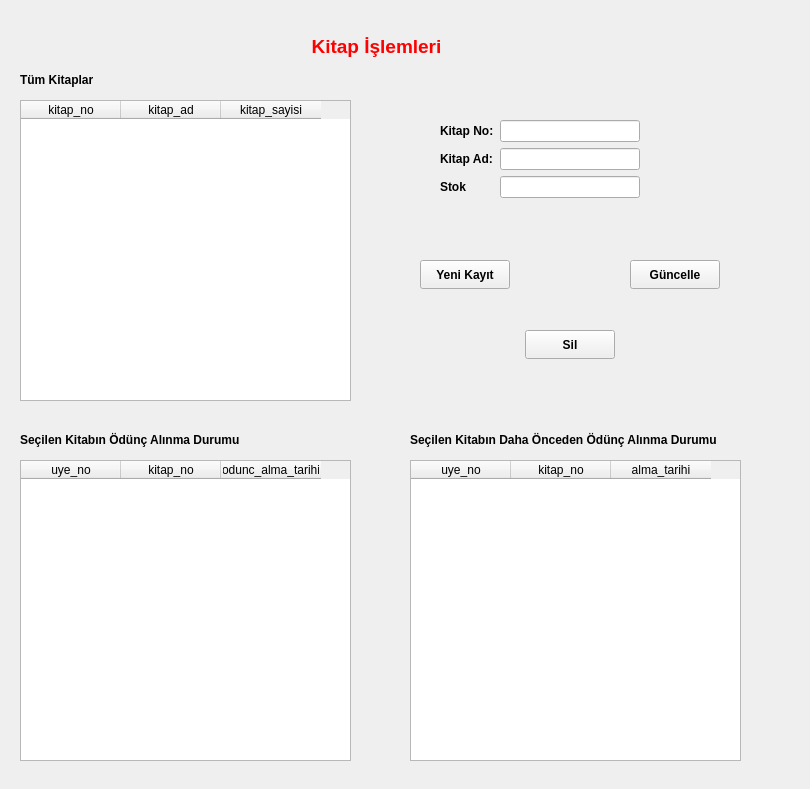
<?xml version="1.0" encoding="UTF-8"?>
<ui version="4.0">
 <class>KitapIslemleri</class>
 <widget class="QWidget" name="KitapIslemleri">
  <property name="geometry">
   <rect>
    <x>0</x>
    <y>0</y>
    <width>810</width>
    <height>789</height>
   </rect>
  </property>
  <property name="windowTitle">
   <string>Form</string>
  </property>
  <widget class="QTableWidget" name="tblTumKitaplar">
   <property name="geometry">
    <rect>
     <x>20</x>
     <y>100</y>
     <width>331</width>
     <height>301</height>
    </rect>
   </property>
   <column>
    <property name="text">
     <string>kitap_no</string>
    </property>
   </column>
   <column>
    <property name="text">
     <string>kitap_ad</string>
    </property>
   </column>
   <column>
    <property name="text">
     <string>kitap_sayisi</string>
    </property>
   </column>
  </widget>
  <widget class="QPushButton" name="btnYeniKayt">
   <property name="geometry">
    <rect>
     <x>420</x>
     <y>260</y>
     <width>90</width>
     <height>29</height>
    </rect>
   </property>
   <property name="font">
    <font>
     <bold>true</bold>
    </font>
   </property>
   <property name="text">
    <string>Yeni Kayıt</string>
   </property>
  </widget>
  <widget class="QPushButton" name="btnGncelle">
   <property name="geometry">
    <rect>
     <x>630</x>
     <y>260</y>
     <width>90</width>
     <height>29</height>
    </rect>
   </property>
   <property name="font">
    <font>
     <bold>true</bold>
    </font>
   </property>
   <property name="text">
    <string>Güncelle</string>
   </property>
  </widget>
  <widget class="QPushButton" name="btnSil">
   <property name="geometry">
    <rect>
     <x>525</x>
     <y>330</y>
     <width>90</width>
     <height>29</height>
    </rect>
   </property>
   <property name="font">
    <font>
     <bold>true</bold>
    </font>
   </property>
   <property name="text">
    <string>Sil</string>
   </property>
  </widget>
  <widget class="QTableWidget" name="tblSuAnkiler">
   <property name="geometry">
    <rect>
     <x>20</x>
     <y>460</y>
     <width>331</width>
     <height>301</height>
    </rect>
   </property>
   <column>
    <property name="text">
     <string>uye_no</string>
    </property>
   </column>
   <column>
    <property name="text">
     <string>kitap_no</string>
    </property>
   </column>
   <column>
    <property name="text">
     <string>odunc_alma_tarihi</string>
    </property>
   </column>
  </widget>
  <widget class="QTableWidget" name="tblGecmis">
   <property name="geometry">
    <rect>
     <x>410</x>
     <y>460</y>
     <width>331</width>
     <height>301</height>
    </rect>
   </property>
   <column>
    <property name="text">
     <string>uye_no</string>
    </property>
   </column>
   <column>
    <property name="text">
     <string>kitap_no</string>
    </property>
   </column>
   <column>
    <property name="text">
     <string>alma_tarihi</string>
    </property>
   </column>
  </widget>
  <widget class="QLabel" name="txtTmKitaplar">
   <property name="geometry">
    <rect>
     <x>20</x>
     <y>70</y>
     <width>101</width>
     <height>20</height>
    </rect>
   </property>
   <property name="font">
    <font>
     <bold>true</bold>
    </font>
   </property>
   <property name="text">
    <string>Tüm Kitaplar</string>
   </property>
  </widget>
  <widget class="QLabel" name="txtSkoad">
   <property name="geometry">
    <rect>
     <x>20</x>
     <y>430</y>
     <width>271</width>
     <height>20</height>
    </rect>
   </property>
   <property name="font">
    <font>
     <bold>true</bold>
    </font>
   </property>
   <property name="text">
    <string>Seçilen Kitabın Ödünç Alınma Durumu</string>
   </property>
  </widget>
  <widget class="QLabel" name="Skdooad">
   <property name="geometry">
    <rect>
     <x>410</x>
     <y>430</y>
     <width>381</width>
     <height>20</height>
    </rect>
   </property>
   <property name="font">
    <font>
     <bold>true</bold>
    </font>
   </property>
   <property name="text">
    <string>Seçilen Kitabın Daha Önceden Ödünç Alınma Durumu</string>
   </property>
  </widget>
  <widget class="QWidget" name="">
   <property name="geometry">
    <rect>
     <x>260</x>
     <y>30</y>
     <width>233</width>
     <height>33</height>
    </rect>
   </property>
   <layout class="QHBoxLayout" name="horizontalLayout">
    <item>
     <widget class="QLabel" name="label">
      <property name="palette">
       <palette>
        <active>
         <colorrole role="WindowText">
          <brush brushstyle="SolidPattern">
           <color alpha="255">
            <red>255</red>
            <green>0</green>
            <blue>0</blue>
           </color>
          </brush>
         </colorrole>
        </active>
        <inactive>
         <colorrole role="WindowText">
          <brush brushstyle="SolidPattern">
           <color alpha="255">
            <red>255</red>
            <green>0</green>
            <blue>0</blue>
           </color>
          </brush>
         </colorrole>
        </inactive>
        <disabled/>
       </palette>
      </property>
      <property name="font">
       <font>
        <pointsize>14</pointsize>
        <bold>true</bold>
       </font>
      </property>
      <property name="text">
       <string>Kitap İşlemleri</string>
      </property>
      <property name="alignment">
       <set>Qt::AlignmentFlag::AlignCenter</set>
      </property>
     </widget>
    </item>
   </layout>
  </widget>
  <widget class="QWidget" name="">
   <property name="geometry">
    <rect>
     <x>440</x>
     <y>120</y>
     <width>200</width>
     <height>101</height>
    </rect>
   </property>
   <layout class="QFormLayout" name="formLayout">
    <item row="0" column="0">
     <widget class="QLabel" name="label_2">
      <property name="font">
       <font>
        <bold>true</bold>
       </font>
      </property>
      <property name="text">
       <string>Kitap No:</string>
      </property>
     </widget>
    </item>
    <item row="0" column="1">
     <widget class="QLineEdit" name="lineEdit">
      <property name="readOnly">
       <bool>true</bool>
      </property>
     </widget>
    </item>
    <item row="1" column="0">
     <widget class="QLabel" name="label_3">
      <property name="font">
       <font>
        <bold>true</bold>
       </font>
      </property>
      <property name="text">
       <string>Kitap Ad:</string>
      </property>
     </widget>
    </item>
    <item row="1" column="1">
     <widget class="QLineEdit" name="lineEdit_2"/>
    </item>
    <item row="2" column="0">
     <widget class="QLabel" name="label_4">
      <property name="font">
       <font>
        <bold>true</bold>
       </font>
      </property>
      <property name="text">
       <string>Stok</string>
      </property>
     </widget>
    </item>
    <item row="2" column="1">
     <widget class="QLineEdit" name="lineEdit_3"/>
    </item>
   </layout>
  </widget>
 </widget>
 <resources/>
 <connections/>
</ui>
